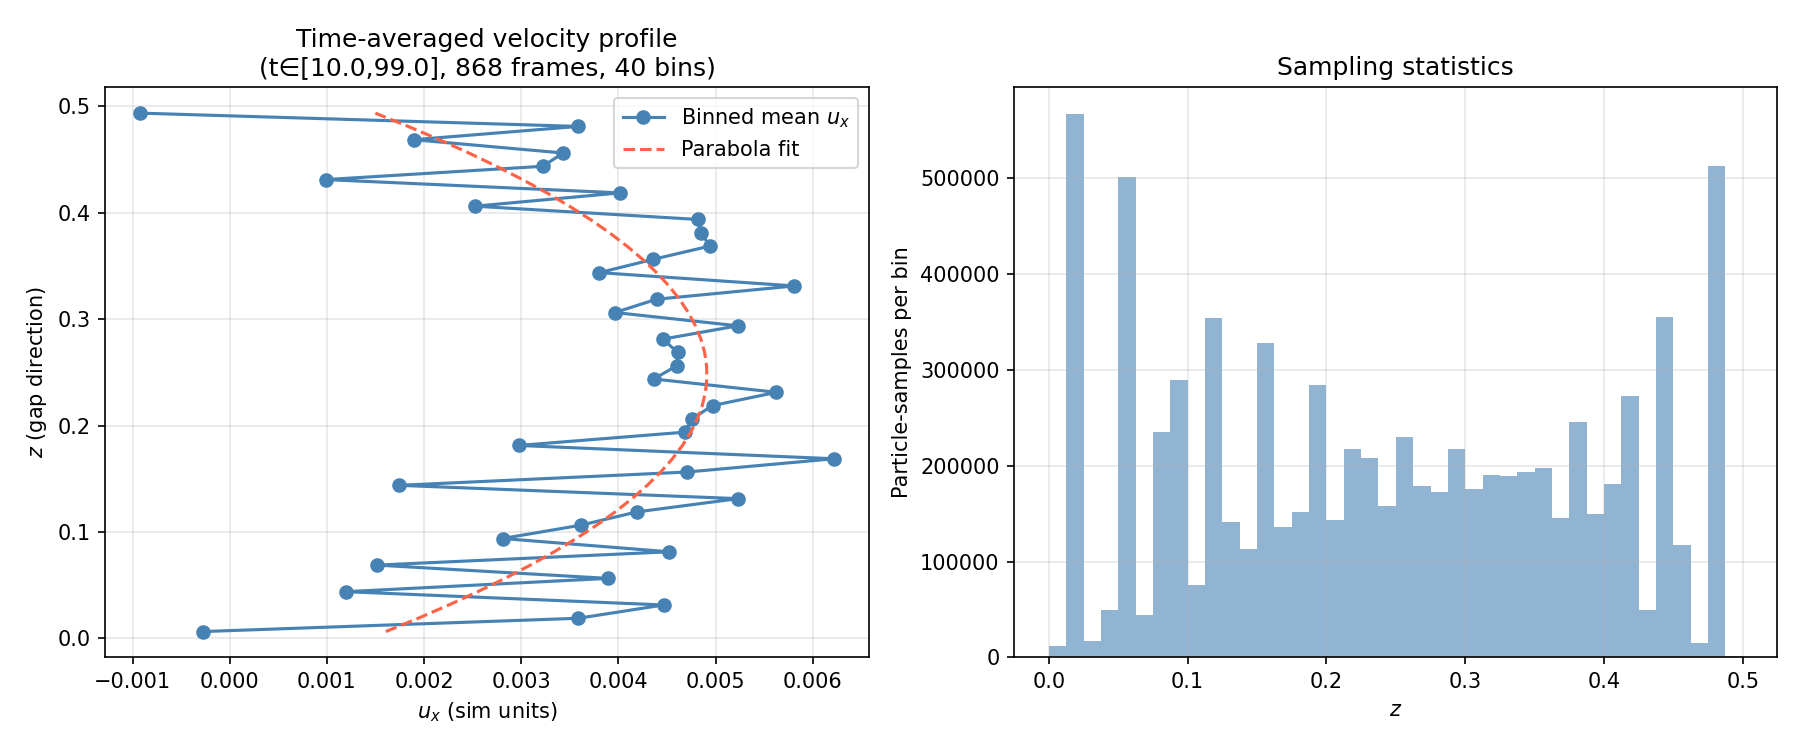

Here is the Python script that generated this plot:
"""
velocity_profile.py
====================
Reads Kratos DEM particle VTK output files (Slit_Particles_*.vtu),
bins particle u_x by z-coordinate, time-averages over a chosen window,
fits a parabola and plots the result.

Usage:
    python velocity_profile.py --vtk_dir Slit_Post_VTK_Files --t_start 5.0 --n_bins 40
"""

import os
import glob
import argparse
import re
import numpy as np
import matplotlib.pyplot as plt

try:
    import pyvista as pv
    USE_PYVISTA = True
except ImportError:
    USE_PYVISTA = False

try:
    from xml.etree import cElementTree as ET
except ImportError:
    from xml.etree import ElementTree as ET


# ─────────────────────────────────────────────────────────────────────────────
def get_sim_time_from_vtu(filepath):
    """Extract simulation time from VTU FieldData, or fall back to filename index."""
    try:
        tree = ET.parse(filepath)
        root = tree.getroot()
        for fd in root.iter("FieldData"):
            for da in fd:
                if da.get("Name") == "TIME":
                    return float(da.text.strip())
    except Exception:
        pass
    m = re.search(r"_(\d+)\.vtu$", filepath)
    return int(m.group(1)) if m else None


def find_velocity_array(mesh, candidates=None):
    """
    Return the name of the velocity point-data array.
    Tries a list of candidates (case-insensitive) then falls back to any
    3-component array.  Prints available arrays on the first call.
    """
    if candidates is None:
        candidates = ["VELOCITY", "Velocity", "velocity",
                      "PARTICLE_VELOCITY", "v", "VEL"]

    available = mesh.point_data.keys()

    for name in candidates:
        if name in available:
            return name
        # case-insensitive
        for a in available:
            if a.lower() == name.lower():
                return a

    # last resort: first 3-component array
    for a in available:
        arr = mesh.point_data[a]
        if arr.ndim == 2 and arr.shape[1] == 3:
            print(f"  [warn] velocity array not found by name; using '{a}' "
                  f"(first 3-component point array)")
            return a

    raise KeyError(
        f"No velocity array found in VTU file.\n"
        f"Available point arrays: {list(available)}\n"
        f"Pass --vel_array <NAME> to specify it explicitly."
    )


def read_vtu_pyvista(filepath, vel_array=None):
    mesh = pv.read(filepath)
    pts  = np.array(mesh.points)                           # (N, 3)

    if vel_array is None:
        vel_array = find_velocity_array(mesh)

    vel = np.array(mesh.point_data[vel_array])             # (N, 3)
    return pts, vel, vel_array


def read_all_vtu(vtk_dir, pattern="*Particles*.vtu",
                 t_start=0.0, t_end=np.inf, vel_array=None):
    files = sorted(glob.glob(os.path.join(vtk_dir, pattern)))
    if not files:
        raise FileNotFoundError(
            f"No VTU files matching '{pattern}' found in '{vtk_dir}'.\n"
            f"Check --vtk_dir and --pattern."
        )

    # print arrays available in the first file so user can verify
    print(f"\n[info] Inspecting first file: {os.path.basename(files[0])}")
    mesh0 = pv.read(files[0])
    print(f"  Point arrays : {list(mesh0.point_data.keys())}")
    print(f"  Field arrays : {list(mesh0.field_data.keys())}")

    detected = vel_array or find_velocity_array(mesh0)
    print(f"  Using velocity array: '{detected}'\n")

    frames = []
    for fpath in files:
        t = get_sim_time_from_vtu(fpath)
        if t is None:
            continue
        if not (t_start <= t <= t_end):
            continue
        pts, vel, _ = read_vtu_pyvista(fpath, vel_array=detected)
        z  = pts[:, 2]
        ux = vel[:, 0]
        frames.append((t, z, ux))
        print(f"  loaded t={t:.4f}  n_particles={len(z)}")

    return frames


# ─────────────────────────────────────────────────────────────────────────────
def compute_averaged_profile(frames, n_bins=40, z_min=0.0, z_max=0.5):
    edges   = np.linspace(z_min, z_max, n_bins + 1)
    centres = 0.5 * (edges[:-1] + edges[1:])
    sum_ux  = np.zeros(n_bins)
    count   = np.zeros(n_bins, dtype=int)

    for _, z, ux in frames:
        idx = np.searchsorted(edges[1:], z)
        idx = np.clip(idx, 0, n_bins - 1)
        np.add.at(sum_ux, idx, ux)
        np.add.at(count,  idx, 1)

    mean_ux = np.where(count > 0, sum_ux / np.maximum(count, 1), np.nan)
    return centres, mean_ux, count


def fit_parabola(z, ux):
    mask   = ~np.isnan(ux)
    coeffs = np.polyfit(z[mask], ux[mask], 2)
    fitted = np.polyval(coeffs, z)
    return fitted, coeffs


# ─────────────────────────────────────────────────────────────────────────────
def main():
    parser = argparse.ArgumentParser(description="Time-averaged DPD velocity profile")
    parser.add_argument("--vtk_dir",   default="vtk_output",
                        help="Directory with *Particles*.vtu files")
    parser.add_argument("--pattern",   default="*Particles*.vtu")
    parser.add_argument("--vel_array", default=None,
                        help="Exact point-data array name for velocity "
                             "(auto-detected if omitted)")
    parser.add_argument("--t_start",   type=float, default=5.0)
    parser.add_argument("--t_end",     type=float, default=1e9)
    parser.add_argument("--n_bins",    type=int,   default=40)
    parser.add_argument("--z_min",     type=float, default=0.0)
    parser.add_argument("--z_max",     type=float, default=0.5)
    parser.add_argument("--out",       default="velocity_profile.png")
    args = parser.parse_args()

    if not USE_PYVISTA:
        raise ImportError("Install pyvista:  pip install pyvista")

    print(f"Reading VTK files from '{args.vtk_dir}' "
          f"with t in [{args.t_start}, {args.t_end}] ...")

    frames = read_all_vtu(args.vtk_dir, args.pattern,
                          args.t_start, args.t_end, args.vel_array)

    if not frames:
        raise RuntimeError(
            f"No frames found in t=[{args.t_start}, {args.t_end}].\n"
            "Lower --t_start or check TIME FieldData in VTU files."
        )

    print(f"\nAveraging {len(frames)} frames  "
          f"t=[{frames[0][0]:.3f}, {frames[-1][0]:.3f}]")

    z_c, mean_ux, counts = compute_averaged_profile(
        frames, n_bins=args.n_bins, z_min=args.z_min, z_max=args.z_max)

    fitted_ux, coeffs = fit_parabola(z_c, mean_ux)
    print(f"\nParabola fit:  u_x(z) = {coeffs[0]:.4f}*z^2 "
          f"+ {coeffs[1]:.4f}*z + {coeffs[2]:.4f}")

    fig, (ax, ax2) = plt.subplots(1, 2, figsize=(12, 5))

    ax.plot(mean_ux,  z_c, "o-", color="steelblue", label="Binned mean $u_x$")
    ax.plot(fitted_ux, z_c, "--", color="tomato",    label="Parabola fit")
    ax.set_xlabel("$u_x$ (sim units)")
    ax.set_ylabel("$z$ (gap direction)")
    ax.set_title(f"Time-averaged velocity profile\n"
                 f"(t∈[{frames[0][0]:.1f},{frames[-1][0]:.1f}], "
                 f"{len(frames)} frames, {args.n_bins} bins)")
    ax.legend()
    ax.grid(True, alpha=0.3)

    ax2.bar(z_c, counts, width=(args.z_max - args.z_min) / args.n_bins,
            color="steelblue", alpha=0.6)
    ax2.set_xlabel("$z$")
    ax2.set_ylabel("Particle-samples per bin")
    ax2.set_title("Sampling statistics")
    ax2.grid(True, alpha=0.3)

    plt.tight_layout()
    plt.savefig(args.out, dpi=150)
    print(f"Saved: '{args.out}'")
    plt.show()


if __name__ == "__main__":
    main()
